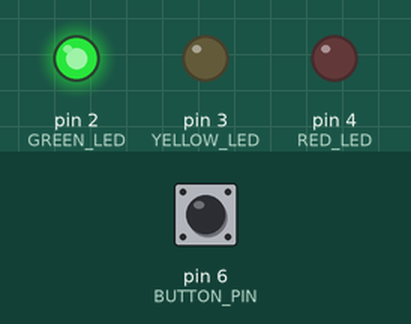
Bench run of a sketch on a simulated Arduino Uno, built with avr-gcc and run on an emulated ATmega328P. Shown: output pins drawn as LEDs (lit = HIGH). Inputs (shaded band) come from the test bench; at power-on: pin 6 (BUTTON_PIN) LOW.

Above: at 1.2 s.
1.3 s: pin 6 (BUTTON_PIN) pulled HIGH for 0.15 s
At 2.5 s:
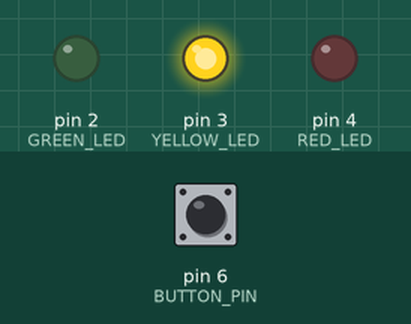
At 4.7 s:
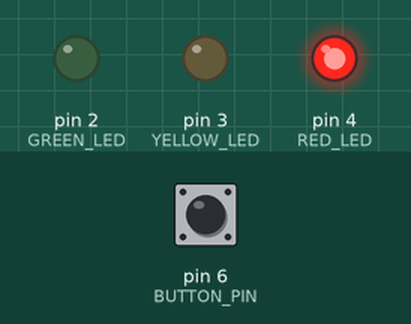
Timing chart, 0 to 15.8 s (numbered marks = the images above; inputs shaded):
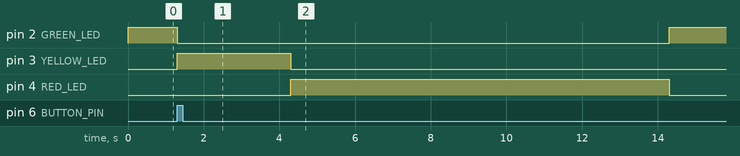

Measured:
- after the input at 1.3 s, pin 2 (GREEN_LED): HIGH → LOW at once, → HIGH 13.0 s later; pin 3 (YELLOW_LED): LOW → HIGH at once, → LOW 3.0 s later; pin 4 (RED_LED): LOW → HIGH after 3.0 s, → LOW 10.0 s later

The sketch:

Interactive_Traffic_Light.ino
```cpp
int BUTTON_PIN = 6;
int GREEN_LED  = 2;
int YELLOW_LED = 3;
int RED_LED    = 4;

void setup() {
  // pin modes
  pinMode(BUTTON_PIN, INPUT);
  pinMode(GREEN_LED, OUTPUT);
  pinMode(YELLOW_LED, OUTPUT);
  pinMode(RED_LED, OUTPUT);

  // Initial state
  digitalWrite(GREEN_LED, HIGH);
  digitalWrite(YELLOW_LED, LOW);
  digitalWrite(RED_LED, LOW);
}

void loop() {
  // Check if the button is pressed
  if (digitalRead(BUTTON_PIN) == HIGH) {

    // 1. Turn green light off
    digitalWrite(GREEN_LED, LOW);

    // 2. Turn yellow light on for 3 seconds
    digitalWrite(YELLOW_LED, HIGH);
    delay(3000); // 3000ms = 3 seconds
    digitalWrite(YELLOW_LED, LOW);

    // 3. Turn standard red light on for 10 seconds (no flashing)
    digitalWrite(RED_LED, HIGH);
    delay(10000); // 10000ms = 10 seconds
    digitalWrite(RED_LED, LOW);

    // 4. Return to the starting state (Green back ON)
    digitalWrite(GREEN_LED, HIGH);
  }
}
```
